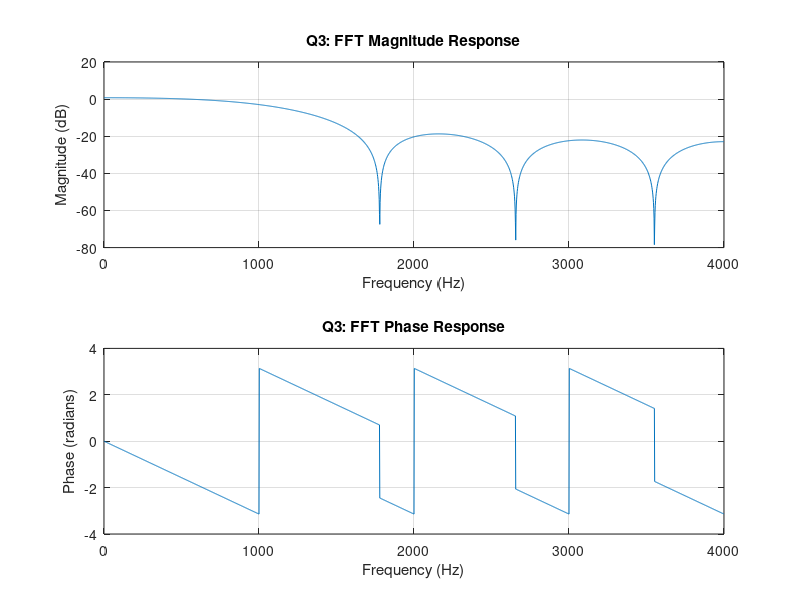
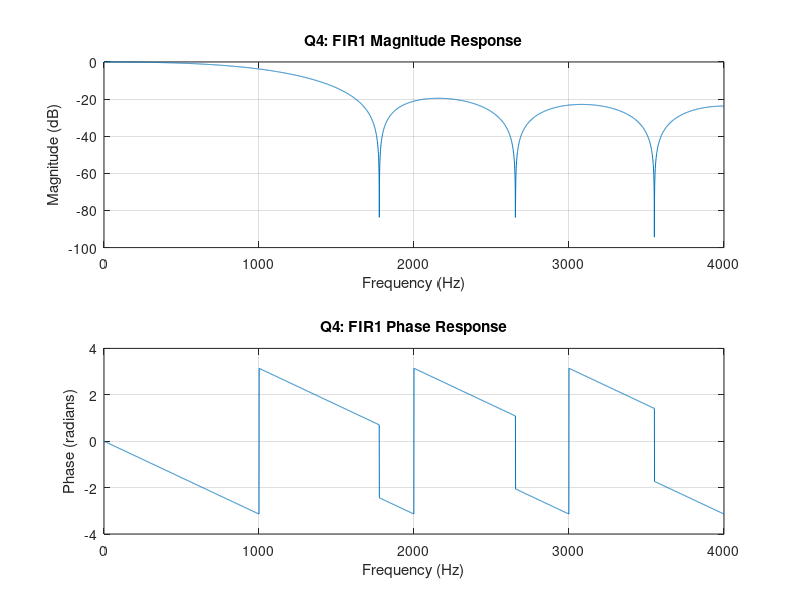
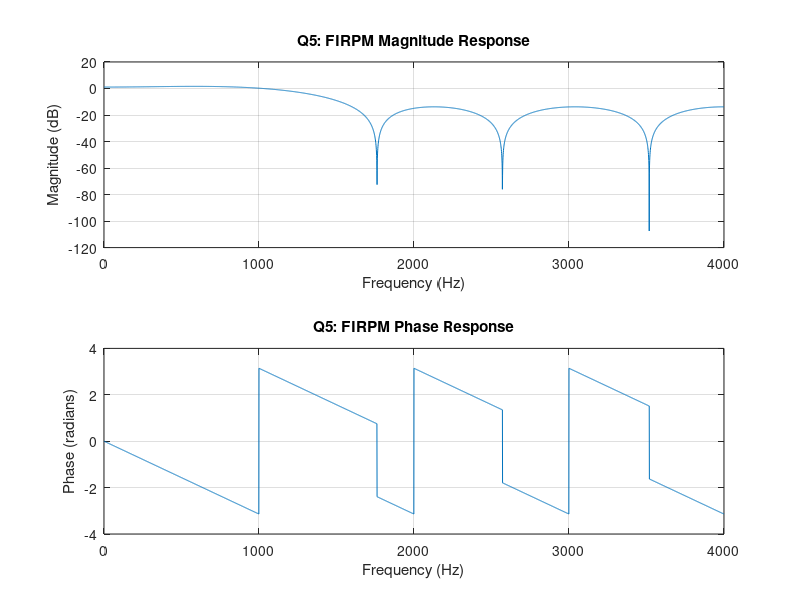
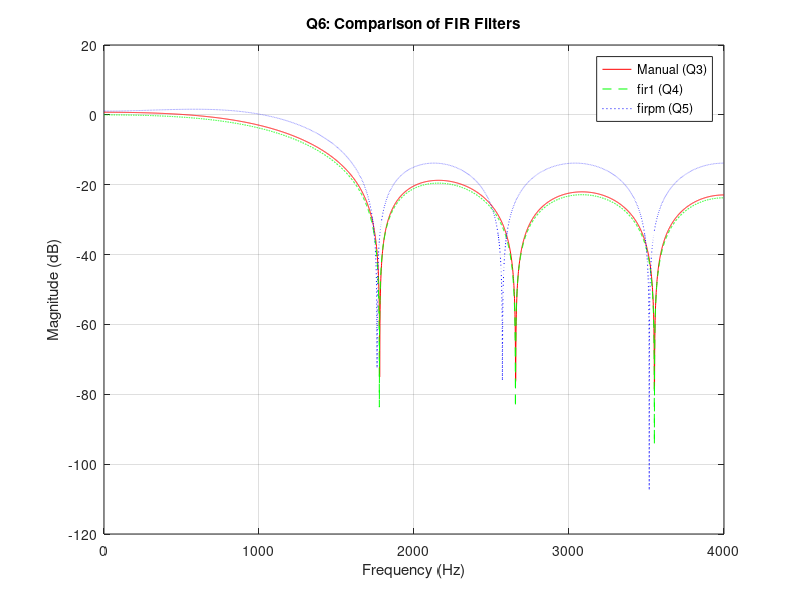

These charts were generated, in order, by the following MATLAB code:
% BANDARA H.G.T.D.
% 2022e048 
% LABORATORY SESSION 3
% Part 01 01 

%% PART 01 - FIR Low Pass Filter Design

clear; clc; close all;

%% Q1 & Q2: Ideal Impulse Response hd[n] and Apply Rectangular Window

N = 9;                    % Filter length
fs = 8000;                % Sampling frequency (Hz)
fc = 1200;                % Cutoff frequency (Hz)
wc = 2 * pi * fc / fs;    % Digital cutoff frequency in radians/sample

n = 0:N-1;                % Sample indices
alpha = (N-1)/2;          % Center index for symmetry

% Ideal impulse response of ideal low-pass filter
hd = sin(wc * (n - alpha)) ./ (pi * (n - alpha));
hd(alpha + 1) = wc / pi;  % Handle division by zero at n = alpha

% Apply rectangular window (all ones)
h = hd;

%% Q3: Plot Frequency Response Using FFT (not freqz)

Nfft = 4096;
H_fft = fft(h, Nfft);            % Compute FFT of filter
H_fft = H_fft(1:Nfft/2);         % Take positive frequencies
f = (0:Nfft/2 - 1) * fs / Nfft;  % Frequency axis in Hz

mag_dB = 20 * log10(abs(H_fft)); % Magnitude in dB
phase_rad = angle(H_fft);        % Phase in radians

figure;
subplot(2,1,1);
plot(f, mag_dB);
xlabel('Frequency (Hz)');
ylabel('Magnitude (dB)');
title('Q3: FFT Magnitude Response');
grid on;

subplot(2,1,2);
plot(f, phase_rad);
xlabel('Frequency (Hz)');
ylabel('Phase (radians)');
title('Q3: FFT Phase Response');
grid on;

%% Q4: FIR Filter Using fir1 with Rectangular Window

% fir1 takes normalized cutoff frequency (0 to 1)
h_fir1 = fir1(N-1, 2 * fc / fs, rectwin(N));  % Order = N-1

[H1, f1] = freqz(h_fir1, 1, 4096, fs);  % Use freqz to get frequency response

figure;
subplot(2,1,1);
plot(f1, 20 * log10(abs(H1)));
xlabel('Frequency (Hz)');
ylabel('Magnitude (dB)');
title('Q4: FIR1 Magnitude Response');
grid on;

subplot(2,1,2);
plot(f1, angle(H1));
xlabel('Frequency (Hz)');
ylabel('Phase (radians)');
title('Q4: FIR1 Phase Response');
grid on;

%% Q5: FIR Filter Using firpm (Parks-McClellan Optimal Design)

% Normalized frequency bands [0 0.3 0.4 1] * Nyquist (1 = fs/2)
h_pm = firpm(N-1, [0 0.3 0.4 1], [1 1 0 0]);

[H2, f2] = freqz(h_pm, 1, 4096, fs);

figure;
subplot(2,1,1);
plot(f2, 20 * log10(abs(H2)));
xlabel('Frequency (Hz)');
ylabel('Magnitude (dB)');
title('Q5: FIRPM Magnitude Response');
grid on;

subplot(2,1,2);
plot(f2, angle(H2));
xlabel('Frequency (Hz)');
ylabel('Phase (radians)');
title('Q5: FIRPM Phase Response');
grid on;

%% Q6: Compare the Three Magnitude Responses

[H_manual, ~] = freqz(h, 1, 4096, fs);  % From Q3 (same as using freqz)

figure;
plot(f1, 20 * log10(abs(H_manual)), 'r', ...
     f1, 20 * log10(abs(H1)), 'g--', ...
     f1, 20 * log10(abs(H2)), 'b:');
xlabel('Frequency (Hz)');
ylabel('Magnitude (dB)');
legend('Manual (Q3)', 'fir1 (Q4)', 'firpm (Q5)');
title('Q6: Comparison of FIR Filters');
grid on;
